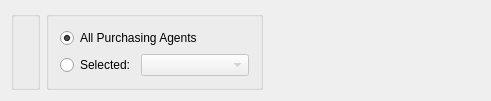
<?xml version="1.0" encoding="UTF-8"?>
<ui version="4.0">
 <comment>This file is part of the xTuple ERP: PostBooks Edition, a free and
open source Enterprise Resource Planning software suite,
Copyright (c) 1999-2019 by OpenMFG LLC, d/b/a xTuple.
It is licensed to you under the Common Public Attribution License
version 1.0, the full text of which (including xTuple-specific Exhibits)
is available at www.xtuple.com/CPAL.  By using this software, you agree
to be bound by its terms.</comment>
 <class>dspUninvoicedReceivings</class>
 <widget class="QWidget" name="dspUninvoicedReceivings">
  <property name="geometry">
   <rect>
    <x>0</x>
    <y>0</y>
    <width>491</width>
    <height>92</height>
   </rect>
  </property>
  <property name="windowTitle">
   <string>Uninvoiced P/O Receipts and Returns</string>
  </property>
  <layout class="QVBoxLayout" name="verticalLayout">
   <property name="spacing">
    <number>0</number>
   </property>
   <item>
    <layout class="QHBoxLayout" name="horizontalLayout">
     <item>
      <widget class="WarehouseGroup" name="_warehouse">
       <property name="title">
        <string/>
       </property>
       <property name="fixedSize">
        <bool>false</bool>
       </property>
      </widget>
     </item>
     <item>
      <widget class="QGroupBox" name="_agentGroup">
       <property name="title">
        <string/>
       </property>
       <layout class="QGridLayout" name="gridLayout">
        <item row="0" column="0" colspan="2">
         <widget class="QRadioButton" name="_allPurchasingAgents">
          <property name="text">
           <string>All Purchasing Agents</string>
          </property>
          <property name="checked">
           <bool>true</bool>
          </property>
         </widget>
        </item>
        <item row="1" column="0">
         <widget class="QRadioButton" name="_selectedPurchasingAgent">
          <property name="text">
           <string>Selected:</string>
          </property>
         </widget>
        </item>
        <item row="1" column="1">
         <widget class="XComboBox" name="_agent">
          <property name="enabled">
           <bool>false</bool>
          </property>
          <property name="sizePolicy">
           <sizepolicy hsizetype="Expanding" vsizetype="Fixed">
            <horstretch>0</horstretch>
            <verstretch>0</verstretch>
           </sizepolicy>
          </property>
         </widget>
        </item>
       </layout>
      </widget>
     </item>
     <item>
      <spacer name="horizontalSpacer">
       <property name="orientation">
        <enum>Qt::Horizontal</enum>
       </property>
       <property name="sizeHint" stdset="0">
        <size>
         <width>0</width>
         <height>20</height>
        </size>
       </property>
      </spacer>
     </item>
    </layout>
   </item>
   <item>
    <spacer name="verticalSpacer">
     <property name="orientation">
      <enum>Qt::Vertical</enum>
     </property>
     <property name="sizeHint" stdset="0">
      <size>
       <width>20</width>
       <height>1</height>
      </size>
     </property>
    </spacer>
   </item>
  </layout>
 </widget>
 <layoutdefault spacing="6" margin="11"/>
 <customwidgets>
  <customwidget>
   <class>WarehouseGroup</class>
   <extends>QGroupBox</extends>
   <header>warehousegroup.h</header>
   <container>1</container>
  </customwidget>
  <customwidget>
   <class>XComboBox</class>
   <extends>QComboBox</extends>
   <header>xcombobox.h</header>
  </customwidget>
 </customwidgets>
 <tabstops>
  <tabstop>_warehouse</tabstop>
  <tabstop>_allPurchasingAgents</tabstop>
  <tabstop>_agent</tabstop>
 </tabstops>
 <resources/>
 <connections>
  <connection>
   <sender>_selectedPurchasingAgent</sender>
   <signal>toggled(bool)</signal>
   <receiver>_agent</receiver>
   <slot>setEnabled(bool)</slot>
   <hints>
    <hint type="sourcelabel">
     <x>20</x>
     <y>20</y>
    </hint>
    <hint type="destinationlabel">
     <x>20</x>
     <y>20</y>
    </hint>
   </hints>
  </connection>
 </connections>
</ui>
